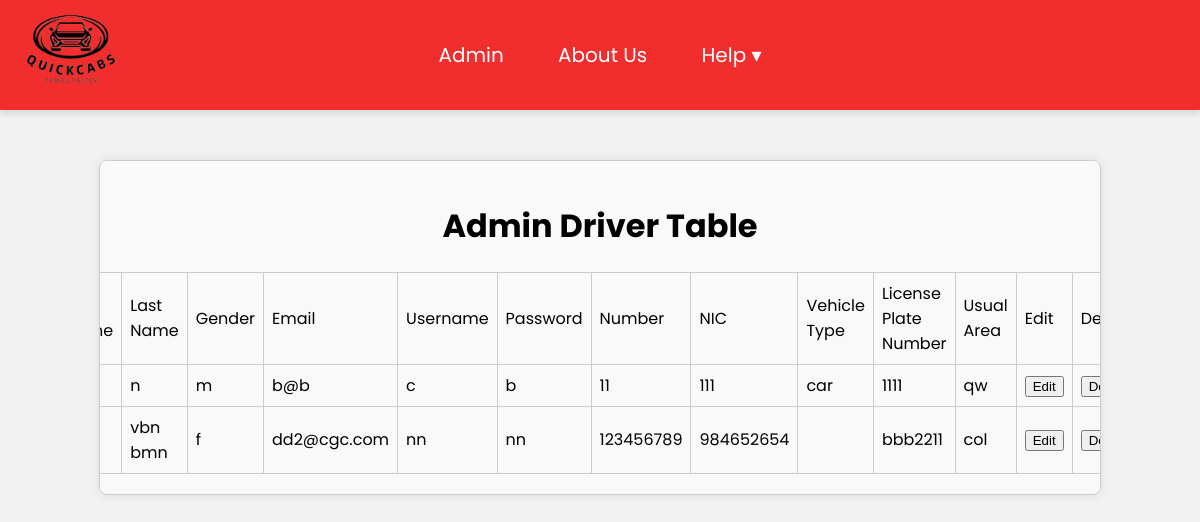
The page /adminDriverTable.php on the database its author committed.
### tables this page shows
CREATE TABLE `drivers` (
  `firstName` varchar(50) NOT NULL,
  `lastName` varchar(50) NOT NULL,
  `gender` enum('m','f') NOT NULL,
  `email` varchar(50) NOT NULL,
  `username2` varchar(50) NOT NULL,
  `password2` varchar(20) NOT NULL,
  `number` int(10) NOT NULL,
  `nic` int(12) NOT NULL,
  `vehicleType` enum('car','three wheeler','bike') NOT NULL,
  `lisensePlate` varchar(20) NOT NULL,
  `Area` text NOT NULL,
  `userid` int(11) NOT NULL
);

### adminDriverTable.php (the view, shortened to what this page needs)
<!DOCTYPE html>
<html lang="en">
<head>
    <link rel="stylesheet" href="style.css">
</head>
<body>
    <header>
    <div class="logo">
    <img src="./image/logo.png" alt="logo">
</div>
    <nav><ul class="menu">
        <li><a href="success.php">Admin</a></li>
        <li><a href="aboutUs.php">About Us</a></li>
        <li class="dropdown">
            <a href="#">Help ▾</a>
        </li>
    </ul>
</nav>
    </header>
    <br><br>
<div class="table-container">
    <h1>Admin Driver Table</h1>
<?php
$conn = new mysqli('localhost','root','','cab service data');
    ?>
<?php
    $sql = "SELECT * FROM drivers ";
    echo '<table border="1" cellspacing="2" cellpadding="2">
      <tr>
          <td> First Name </td>
          <td> Last Name </td>
          <td> Gender </td>
          <td> Email </td>
          <td> Username</td>
          <td> Password</td>
          <td> Number</td>
          <td> NIC </td>
          <td> Vehicle Type </td>
          <td> License Plate Number </td>
          <td> Usual Area </td>
          <td> Edit </td>
          <td> Delete </td>
      </tr>';
    if ($result = $conn->query($sql)) {
        while ($row = $result->fetch_assoc()) {
        $field1name = $row["firstName"];
        $field2name = $row["lastName"];
        $field3name = $row["gender"];
        $field4name = $row["email"];
        $field5name = $row["username2"];
        $field6name = $row["password2"];
        $field7name = $row["number"];
        $field8name = $row["nic"];
        $field9name = $row["vehicleType"];
        $field10name = $row["lisensePlate"];
        $field11name = $row["Area"];
        $userid = $row["userid"];
        echo '<tr>
                  <td>'.$field1name.'</td>
                  <td>'.$field2name.'</td>
                  <td>'.$field3name.'</td>
                  <td>'.$field4name.'</td>
                  <td>'.$field5name.'</td>
                  <td>'.$field6name.'</td>
                  <td>'.$field7name.'</td>
                  <td>'.$field8name.'</td>
                  <td>'.$field9name.'</td>
                  <td>'.$field10name.'</td>
                  <td>'.$field11name.'</td>
                  <td>
                  <form method="post">
                              <input type="hidden" name="edit_user" value="' . $userid . '">
                              <input type="submit" value="Edit">
                          </form>
                      </td>
                      <td>
                          <form method="post">
                              <input type="hidden" name="delete_user" value="' . $userid . '">
                              <input type="submit" value="Delete">
                          </form>
                      </td>
                  </tr>';
        }
    }
    echo '</table>';
    ?>
    </div>
</body>
</html>

### style.css (style rules this page uses)
body { background-color: #333; margin: 0; font-family: 'Poppins', sans-serif; }
header { background-color: #F12D2D; color: black; padding: 20px 0; text-align: center; box-shadow: 0 4px 6px rgba(0, 0, 0, 0.1); }
nav { background: #F12D2D; }
.logo { position: absolute; top: 0; left: 0; }
.logo img { width: 150px; height: auto; }
.menu { list-style: none; margin: 0; padding: 0; }
.menu li { display: inline-block; position: relative; }
.menu li a { display: block; padding: 20px 25px; color: #FFF; text-decoration: none; text-align: center; font-size: 20px; border-radius: 20px; transition: background-color 0.4s; }

### adminDriverTable.php (style rules this page uses)
body { background-color: #f2f2f2; }
.table-container { width: 80%; margin: 0 auto; border: 1px solid #ccc; border-radius: 8px; box-shadow: 0 0 10px rgba(0, 0, 0, 0.1); padding: 20px; background-color: #f9f9f9; display: flex; flex-direction: column; align-items: center; overflow-x: auto; }
table { width: 100%; border-collapse: collapse; }
table, th, td { border: 1px solid #ccc; }
th, td { padding: 8px; text-align: left; }

### rows shown on the page
drivers: lastName "n", gender "m", email "b@b", username2 "c", password2 "b", number "11", nic "111", vehicleType "car", lisensePlate "1111", Area "qw"
drivers: lastName "vbn bmn", gender "f", email "dd2@cgc.com", username2 "nn", password2 "nn", number "123456789", nic "984652654", lisensePlate "bbb2211", Area "col"
